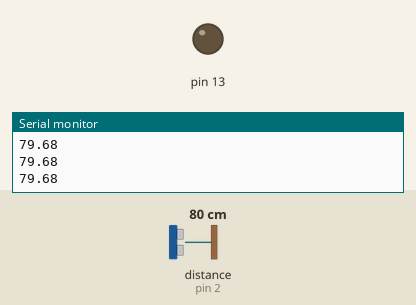
The sketch below on a simulated Arduino Uno, built with avr-gcc and run on an emulated ATmega328P. Parts: output pins drawn as LEDs (lit = HIGH), the last lines printed to the serial monitor. Wiring (inferred from the names in the program): ultrasonic range finder: trigger pin 3; echo pin 2. The inputs (shaded band) are chosen by the test bench; at power-on: distance to the obstacle (sensor on pin 2) 80 cm. The echo pulse lasts 58.3 µs per cm; pins used as bus, display or sensor lines are not drawn.

Above: at 1.3 s.
1.4 s: distance to the obstacle (sensor on pin 2) set to 33 cm
3.2 s: distance to the obstacle (sensor on pin 2) set to 28 cm
At 5.2 s:
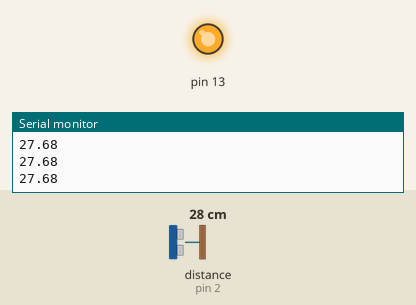
5.5 s: distance to the obstacle (sensor on pin 2) set to 35 cm
At 7.2 s:
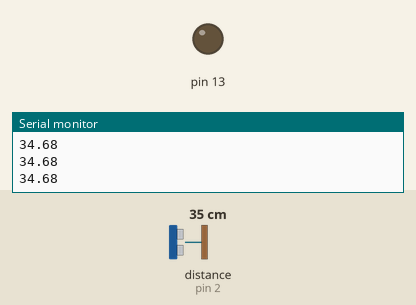
7.5 s: distance to the obstacle (sensor on pin 2) set to 2 cm
At 9.1 s:
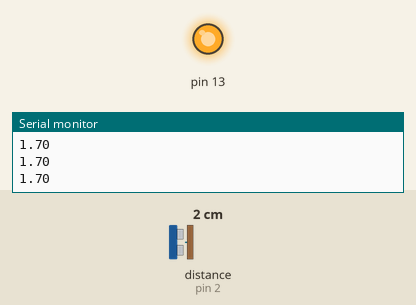
Timing chart, 0 to 10.5 s (numbered marks = the images above; inputs shaded):
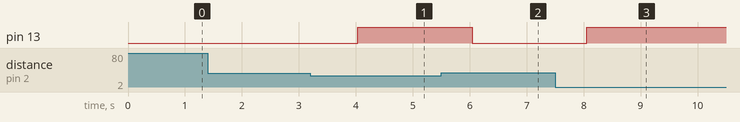

Measured:
- the behaviour switches between 31 and 30 cm on distance to the obstacle (sensor on pin 2) (found by bisection; images 0 and 1)
- after the input at 3.2 s, pin 13: LOW → HIGH after 0.83 s
- after the input at 5.5 s, pin 13: HIGH → LOW after 0.54 s
- after the input at 7.5 s, pin 13: LOW → HIGH after 0.55 s

The sketch:

SensorDeProximidade.ino
```cpp
const int trigPin = 3;
const int echoPin = 2;
long duracao;
float distancia_cm;

void setup() {
  pinMode(trigPin, OUTPUT);
  pinMode(echoPin, INPUT);
  pinMode(13,OUTPUT);
  Serial.begin(9600);
}

void loop() {
  digitalWrite(trigPin, LOW);
  delayMicroseconds(10);
  digitalWrite(trigPin, HIGH);
  delayMicroseconds(20);
  digitalWrite(trigPin, LOW);
  duracao = pulseIn(echoPin, HIGH);
  distancia_cm = duracao * 0.0343 / 2;
  Serial.println(distancia_cm);
  delay(500); // Espera meio Segundo
  if (distancia_cm >= 30) {//distancia_cm >= 30 cm
digitalWrite (13, LOW);
}
else {// distancia_cm <30cm
digitalWrite (13, HIGH);
}

}
```
